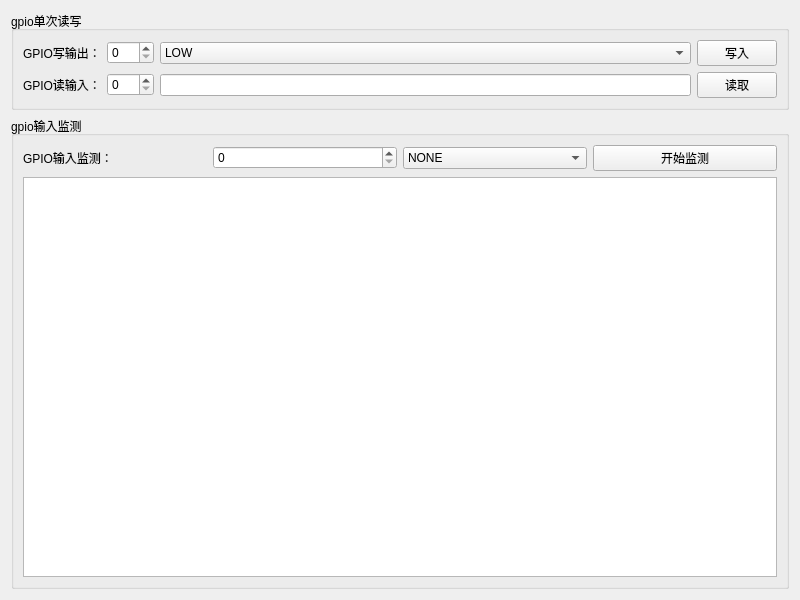
<?xml version="1.0" encoding="UTF-8"?>
<ui version="4.0">
 <class>Widget</class>
 <widget class="QWidget" name="Widget">
  <property name="geometry">
   <rect>
    <x>0</x>
    <y>0</y>
    <width>800</width>
    <height>600</height>
   </rect>
  </property>
  <property name="windowTitle">
   <string>Widget</string>
  </property>
  <layout class="QVBoxLayout" name="verticalLayout_3">
   <item>
    <widget class="QGroupBox" name="groupBox">
     <property name="title">
      <string>gpio单次读写</string>
     </property>
     <layout class="QVBoxLayout" name="verticalLayout">
      <item>
       <layout class="QGridLayout" name="gridLayout">
        <item row="0" column="0">
         <widget class="QLabel" name="label">
          <property name="text">
           <string>GPIO写输出：</string>
          </property>
         </widget>
        </item>
        <item row="0" column="1">
         <widget class="QSpinBox" name="gpio_write_no_spinBox">
          <property name="maximum">
           <number>300</number>
          </property>
         </widget>
        </item>
        <item row="0" column="2">
         <widget class="QComboBox" name="gpio_write_level_comboBox">
          <item>
           <property name="text">
            <string>LOW</string>
           </property>
          </item>
          <item>
           <property name="text">
            <string>HIGH</string>
           </property>
          </item>
         </widget>
        </item>
        <item row="0" column="3">
         <widget class="QPushButton" name="gpio_write_btn">
          <property name="text">
           <string>写入</string>
          </property>
         </widget>
        </item>
        <item row="1" column="0">
         <widget class="QLabel" name="label_2">
          <property name="text">
           <string>GPIO读输入：</string>
          </property>
         </widget>
        </item>
        <item row="1" column="1">
         <widget class="QSpinBox" name="gpio_read_no_spinBox">
          <property name="maximum">
           <number>300</number>
          </property>
         </widget>
        </item>
        <item row="1" column="2">
         <widget class="QLineEdit" name="gpio_read_level_lineEdit"/>
        </item>
        <item row="1" column="3">
         <widget class="QPushButton" name="gpio_read_btn">
          <property name="text">
           <string>读取</string>
          </property>
         </widget>
        </item>
       </layout>
      </item>
     </layout>
    </widget>
   </item>
   <item>
    <widget class="QGroupBox" name="groupBox_2">
     <property name="title">
      <string>gpio输入监测</string>
     </property>
     <layout class="QVBoxLayout" name="verticalLayout_2">
      <item>
       <layout class="QHBoxLayout" name="horizontalLayout">
        <item>
         <widget class="QLabel" name="label_3">
          <property name="text">
           <string>GPIO输入监测：</string>
          </property>
         </widget>
        </item>
        <item>
         <widget class="QSpinBox" name="gpio_monitor_no_spinBox"/>
        </item>
        <item>
         <widget class="QComboBox" name="gpio_monitor_edge_comboBox">
          <item>
           <property name="text">
            <string>NONE</string>
           </property>
          </item>
          <item>
           <property name="text">
            <string>RISING</string>
           </property>
          </item>
          <item>
           <property name="text">
            <string>FALLING</string>
           </property>
          </item>
          <item>
           <property name="text">
            <string>BOTH</string>
           </property>
          </item>
         </widget>
        </item>
        <item>
         <widget class="QPushButton" name="gpio_monitor_btn">
          <property name="text">
           <string>开始监测</string>
          </property>
         </widget>
        </item>
       </layout>
      </item>
      <item>
       <widget class="QTextBrowser" name="gpio_monitor_textBrowser"/>
      </item>
     </layout>
    </widget>
   </item>
  </layout>
 </widget>
 <resources/>
 <connections/>
</ui>
